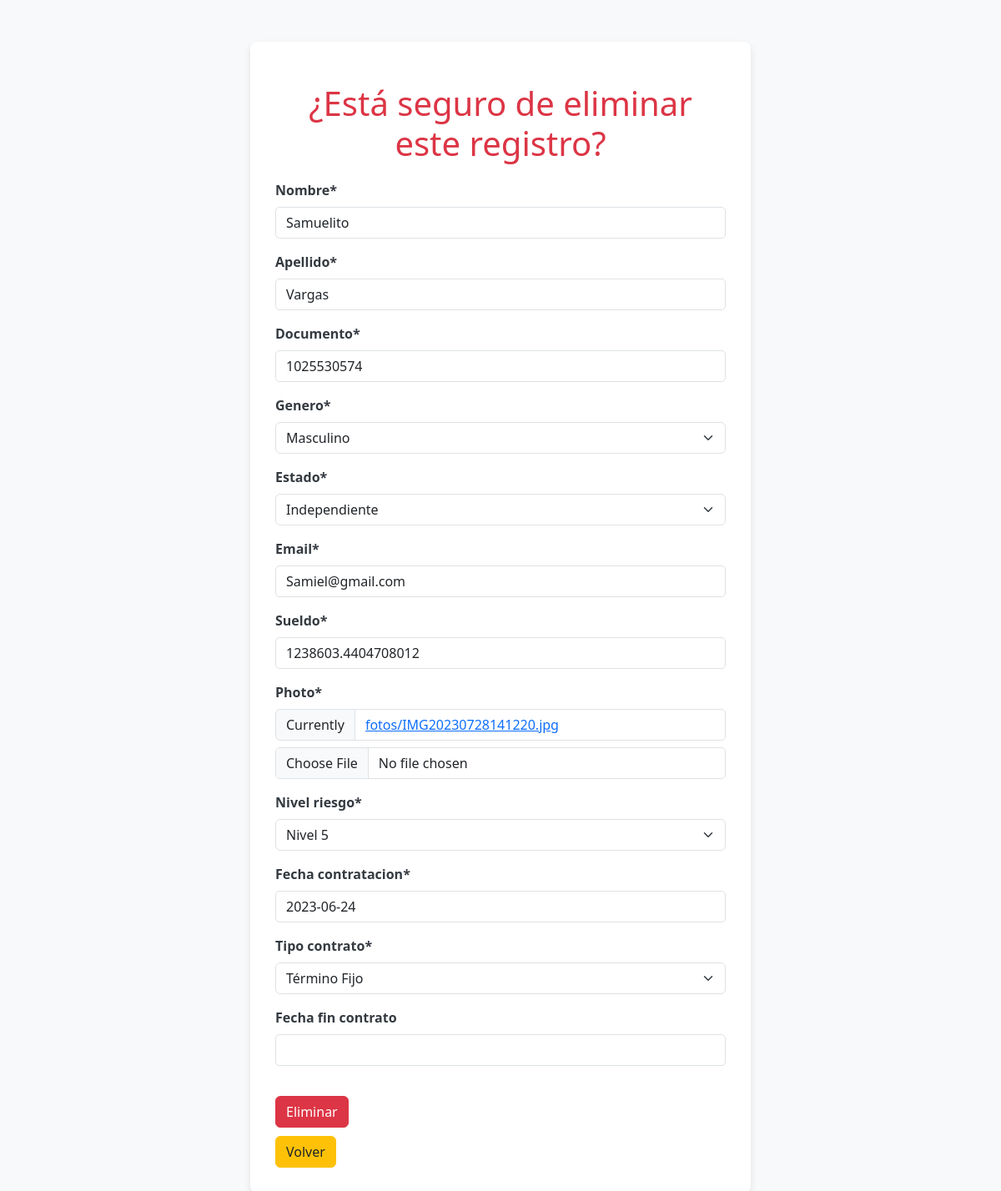
The page /nomina/eliminar/8/ on the database its author committed.
### nomina/models.py (models this page shows, shortened)
class Nomina(models.Model):
    GENERO = (
        ('M', 'Masculino'),
        ('F', 'Femenino'),
        ('O', 'Otro')
    )
    ESTADO = (
        ('D', 'Dependiente'),
        ('I', 'Independiente'),
    )
    RIESGO = (
        ('1', 'Nivel 1'),
        ('2', 'Nivel 2'),
        ('3', 'Nivel 3'),
        ('4', 'Nivel 4'),
        ('5', 'Nivel 5'),
    )
    TIPO_CONTRATO_CHOICES = [
        ('TF', 'Término Fijo'),
        ('TI', 'Término Indefinido'),
        ('P', 'Prácticas'),
    ]
    nombre = models.CharField(max_length=50)
    apellido = models.CharField(max_length=50)
    documento = models.CharField(max_length=20, unique=True)
    genero = models.CharField(choices=GENERO, max_length=1)
    estado = models.CharField(choices=ESTADO, max_length=1)
    email = models.EmailField(max_length=100)
    sueldo = models.FloatField()
    photo = models.ImageField(upload_to='fotos/')
    nivel_riesgo = models.CharField(choices=RIESGO, max_length=1)
    horas_extras_diurnas = models.IntegerField(default=0)
    horas_extras_nocturnas = models.IntegerField(default=0)
    horas_extras_diurnas_dominicales = models.IntegerField(default=0)
    fecha_contratacion = models.DateField(default=timezone.now)
    tipo_contrato = models.CharField(max_length=2, choices=TIPO_CONTRATO_CHOICES)
    fecha_fin_contrato = models.DateField(null=True, blank=True)

### nomina/views.py (the view)
# urls.py: path('eliminar/<int:id_nomina>/', views.GestionNominaViews.eliminarNomina, name='eliminarnom'),
    def eliminarNomina(request, id_nomina):
        nom = Nomina.objects.get(pk=id_nomina)
        formulario = NominaForm(instance=nom)
        return render(request, "eliminarnomina.html", {"form": formulario, "nomina": nom})

### nomina/forms.py
class NominaForm(forms.ModelForm):
    class Meta:
        model = Nomina
        fields = '__all__'
        exclude = ['horas_extras_diurnas', 'horas_extras_nocturnas', 'horas_extras_diurnas_dominicales']
        widgets = {
            'photo': forms.ClearableFileInput(attrs={'class': 'form-control'}),
        }

### nomina/templates/eliminarnomina.html (shortened to what this page needs)
{% load crispy_forms_tags %}
{% load static %}
<!DOCTYPE html>
<html lang="en">
<head>
    <link rel="stylesheet" href="{% static 'css/bootstrap.min.css' %}" type="text/css">
    <link rel="stylesheet" type="text/css" href="{% static 'css/eliminar.css' %}">
</head>
<body>
    <div class="container">
        <h1>¿Está seguro de eliminar este registro?</h1>
        <form action="{% url 'deletenom' nomina.id %}" method="POST" enctype="multipart/form-data">
            {{ form|crispy }}
            <button type="submit" class="btn btn-danger" id="btnEnviar" class="button">Eliminar</button>
        </form>
        <a class="btn btn-warning" href="{% url 'nomina' %}">Volver</a>
    </div>
</body>
</html>

### testadso/static/css/eliminar.css (style rules this page uses)
body { background-color: #f8f9fa; color: #343a40; font-family: 'Segoe UI', Tahoma, Geneva, Verdana, sans-serif; }
h1 { text-align: center; margin-top: 20px; color: #dc3545; }
.container { padding: 30px; background-color: #ffffff; border-radius: 8px; box-shadow: 0 4px 8px rgba(0, 0, 0, 0.1); margin-top: 50px; max-width: 600px; margin-left: auto; margin-right: auto; }
form { margin-top: 20px; }
.form-control { border-radius: 5px; }
label { font-weight: bold; color: #343a40; }
button { margin-top: 20px; }
.btn-danger { background-color: #dc3545; border-color: #dc3545; color: white; }
.btn-warning { background-color: #ffc107; border-color: #ffc107; color: #212529; margin-top: 10px; }

### rows shown on the page
Nomina: nombre "Samuelito", apellido "Vargas", documento "1025530574", genero "Masculino", estado "Independiente", email "Samiel@gmail.com", sueldo "1238603.4404708012", nivel_riesgo "Nivel 5", fecha_contratacion "2023-06-24", tipo_contrato "Término Fijo"
